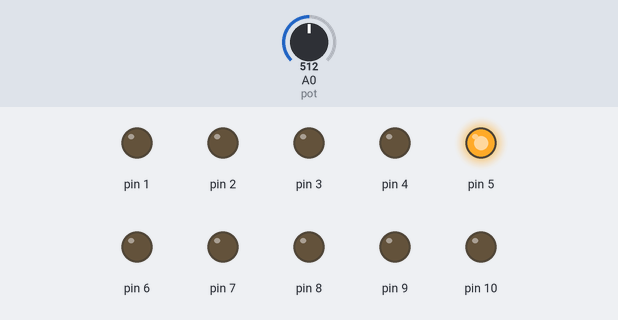
The sketch below on a simulated Arduino Uno, built with avr-gcc and run on an emulated ATmega328P. Shown: output pins drawn as LEDs (lit = HIGH). Inputs (shaded band) come from the test bench; at power-on: A0 (pot) = 512.

Above: at 1.2 s.
1.3 s: A0 (pot) set to 550
2.8 s: A0 (pot) set to 569
At 3.2 s:
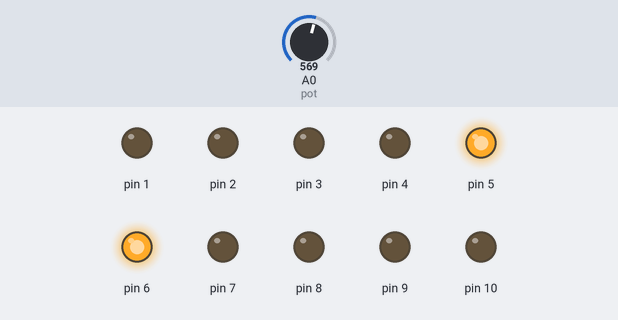
4.3 s: A0 (pot) set to 650
5.8 s: A0 (pot) set to 679
At 6.7 s:
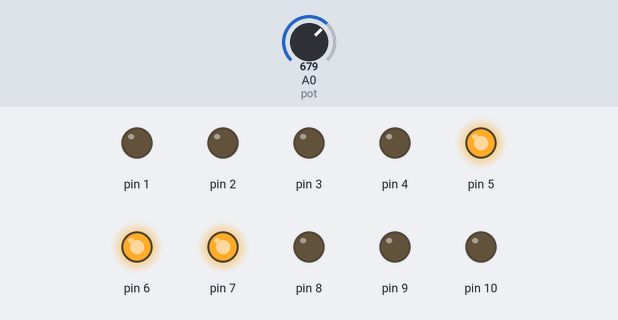
7.3 s: A0 (pot) set to 511
At 7.8 s:
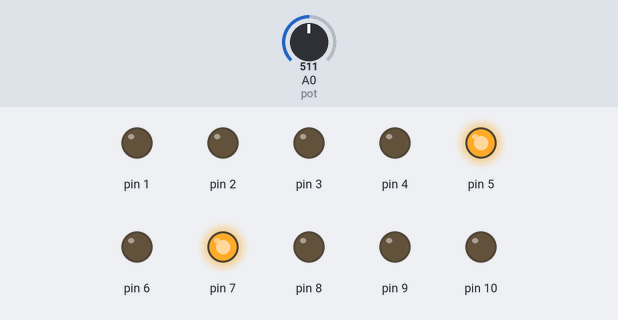
Timing chart, 0 to 9.8 s (numbered marks = the images above; inputs shaded):
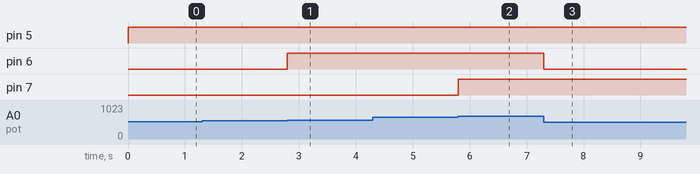

The sketch:

bar_potentionmeter.ino
```cpp
 int pot=0;
int ar[10];

void setup()
{
  for(int i=0;i<10;i++)
  {
  ar[i]=i+1;
  pinMode(ar[i],OUTPUT);
  }
  pinMode(pot,INPUT);
}

void On (int input)
{
  for(int i=0;i<10;i++)
  {
  digitalWrite(ar[input],LOW);
  }

  for(int i=0;i<input;i++){
  digitalWrite(ar[input-1],HIGH);
  }
}

void loop() {

int pocet=round(analogRead(pot)/102.3);

On(pocet);


}


/*
 int LED1=1;
 int LED2=2;
 int LED3=3;
 int LED4=4;
 int LED5=5;
 int LED6=6;
 int LED7=7;
 int LED8=8;
 int LED9=9;
 int LED10=10;
 int POT=0;

void setup() {
  pinMode(LED1,OUTPUT);
  pinMode(LED2,OUTPUT);
  pinMode(LED3,OUTPUT);
  pinMode(LED4,OUTPUT);
  pinMode(LED5,OUTPUT);
  pinMode(LED6,OUTPUT);
  pinMode(LED7,OUTPUT);
  pinMode(LED8,OUTPUT);
  pinMode(LED9,OUTPUT);
  pinMode(LED10,OUTPUT);
  pinMode(POT, INPUT);

}

void loop() {
int POCET=analogRead(POT);
  if((POCET>0)&&(POCET<100)){
    digitalWrite(LED1,HIGH);
  }
  if((POCET>100)&&(POCET<200)){
    digitalWrite(LED2,HIGH);
  }
   if((POCET>200)&&(POCET<300)){
    digitalWrite(LED3,HIGH);
  }
  if((POCET>300)&&(POCET<400)){
    digitalWrite(LED4,HIGH);
  }
   if((POCET>400)&&(POCET<500)){
    digitalWrite(LED5,HIGH);
  }
  if((POCET>500)&&(POCET<600)){
    digitalWrite(LED6,HIGH);
  }
  if((POCET>600)&&(POCET<700)){
    digitalWrite(LED7,HIGH);
  }
  if((POCET>700)&&(POCET<800)){
    digitalWrite(LED8,HIGH);
  }
   if((POCET>800)&&(POCET<900)){
    digitalWrite(LED9,HIGH);
  }
  if((POCET>900)&&(POCET<1000)){
    digitalWrite(LED10,HIGH);
  }
   if(POCET<=900){
    digitalWrite(LED10,LOW);
  }
  if(POCET<=800){
    digitalWrite(LED9,LOW);
  }
  if(POCET<=700){
    digitalWrite(LED8,LOW);
  }
  if(POCET<=600){
    digitalWrite(LED7,LOW);
  }
  if(POCET<=500){
    digitalWrite(LED6,LOW);
  }
  if(POCET<=400){
    digitalWrite(LED5,LOW);
  }
  if(POCET<=300){
    digitalWrite(LED4,LOW);
  }
  if(POCET<=200){
    digitalWrite(LED3,LOW);
  }
  if(POCET<=100){
    digitalWrite(LED2,LOW);
  }
  if(POCET<=50){
    digitalWrite(LED1,LOW);
  }
}
  // put your main code here, to run repeatedly:

*/
```

Measured:
- the behaviour switches between 562 and 563 on A0 (pot) (found by bisection; images 0 and 1)
- the behaviour switches between 664 and 665 on A0 (pot) (found by bisection; images 1 and 2)
- after the input at 1.3 s, every drawn part: stays the same
- after the input at 2.8 s, pin 6: LOW → HIGH at once
- after the input at 4.3 s, every drawn part: stays the same
- after the input at 5.8 s, pin 7: LOW → HIGH at once
- after the input at 7.3 s, pin 6: HIGH → LOW at once
